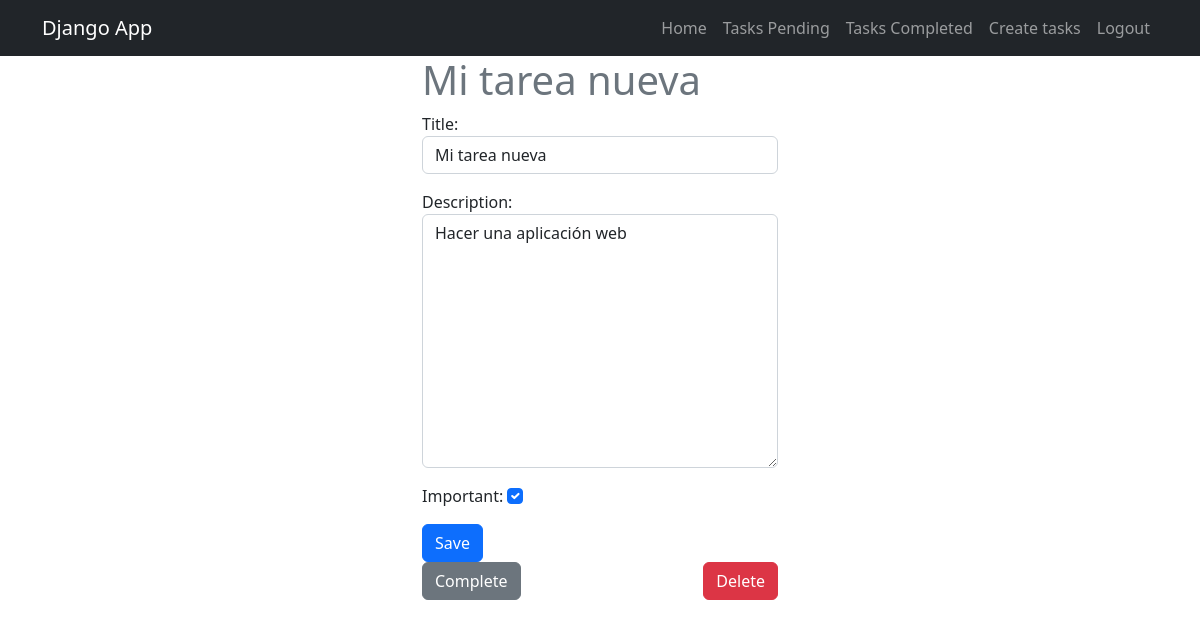
The app's page /tasks/7/ (signed in) with its own data.
### tasks/models.py (models this page shows, shortened)
class Task(models.Model):
    title = models.CharField(max_length = 100)
    description = models.TextField(blank = True)
    created = models.DateTimeField(auto_now_add = True)
    datecompleted = models.DateTimeField(null = True, blank = True)
    important = models.BooleanField(default = False)
    user = models.ForeignKey(User, on_delete = models.CASCADE)

### tasks/views.py (the view, shortened to what this page needs)
# urls.py: path('tasks/<int:task_id>/', views.task_detail, name='task_detail'),
@login_required
def task_detail(request, task_id):
    if request.method == 'GET':
        task = get_object_or_404(Task, pk = task_id, user = request.user)
        form = TaskForm(instance=task)
        return render(request, 'task_detail.html', {
            'task': task,
            'form': form
        })

### tasks/forms.py
class TaskForm(forms.ModelForm):
    class Meta:
        model = Task
        fields = ['title', 'description', 'important']
        widgets = {
            'title': forms.TextInput(attrs={'class': 'form-control', 'placeholder': 'Write a title'}),
             'description': forms.Textarea(attrs={'class': 'form-control', 'placeholder': 'Write a description'}),
             'important': forms.CheckboxInput(attrs={'class': 'form-check-input'}),
        }

### tasks/templates/task_detail.html (shortened to what this page needs)
{% extends 'base.html' %}
{% block content %}
<main class="container">
    <div class="row">
        <div class="col-md-4 offset-md-4">
            <h1 class="text-secondary">{{ task.title }}</h1>
            <form method="POST">
                {{form.as_p}}
                <button class="btn btn-primary">
                    Save
                </button>
            </form>
            <div class="d-flex justify-content-between">
                <form action="{% url 'complete_task' task.id %}" method="POST">
                    <button class="btn btn-secondary">
                        Complete
                    </button>
                </form>
                <form action="{% url 'delete_task' task.id %}" method="POST">
                    <button class="btn btn-danger">
                        Delete
                    </button>
                </form>
            </div>
        </div>
    </div>
</main>
{% endblock %}

### records on screen
Task: title "Mi tarea nueva", description "Hacer una aplicación web", important "☑"
